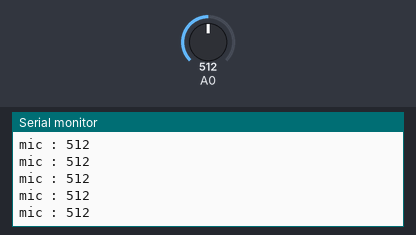
This sketch was run on a simulated Arduino Uno, built with avr-gcc and run on an emulated ATmega328P. Shown: the last lines printed to the serial monitor. The inputs (shaded band) are chosen by the test bench; at power-on: A0 = 512.

Above: at 1.2 s.
1.3 s: A0 set to 716
At 1.31 s:
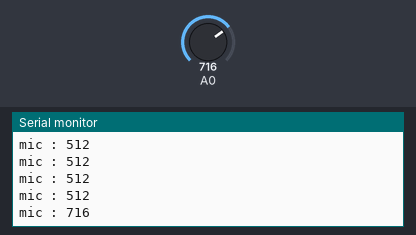
2.8 s: A0 set to 900
At 2.81 s:
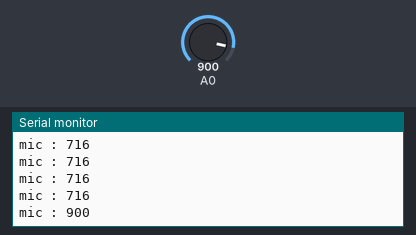
Timing chart, 0 to 5.8 s (numbered marks = the images above; inputs shaded):
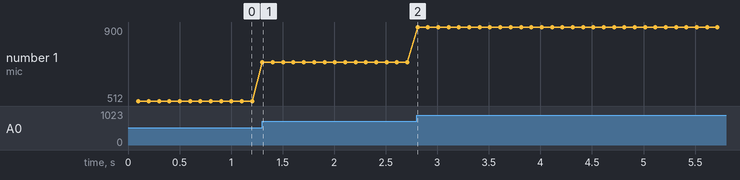

The sketch:

MICTest.ino
```cpp
char buffer[100];

void setup() {
  // put your setup code here, to run once:
  Serial.begin(9600);
}

void loop() {
  // put your main code here, to run repeatedly:


  delay(100);
  sprintf(buffer, "mic : %d\n", analogRead(A0));
    Serial.write(buffer);
}
```

Measured:
- after the input at 1.3 s, the serial monitor: prints a new line at once (image 1)
- after the input at 2.8 s, the serial monitor: prints a new line at once (image 2)
- plotted number 1: 512 → 716 after the input at 1.3 s, 716 → 900 after the input at 2.8 s
